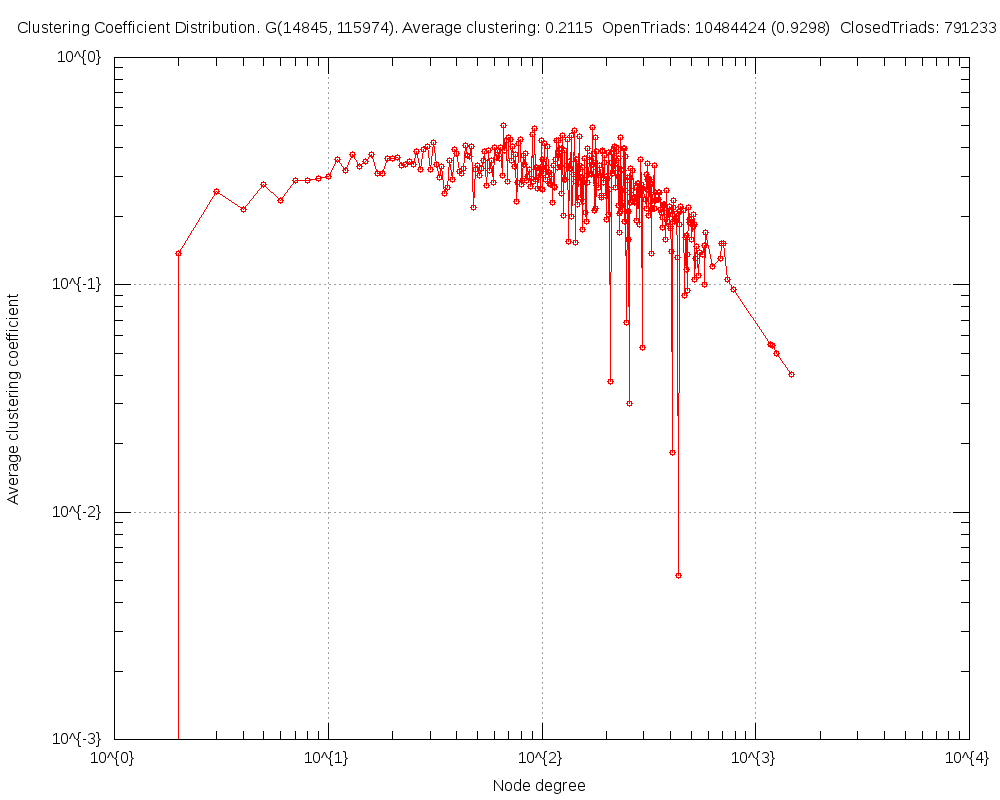

Here is the gnuplot script that generated this plot:
#
# Clustering Coefficient Distribution. G(14845, 115974). Average clustering: 0.2115  OpenTriads: 10484424 (0.9298)  ClosedTriads: 791233 (0.0702) (Sun Apr 27 20:51:39 2014)
#

set title "Clustering Coefficient Distribution. G(14845, 115974). Average clustering: 0.2115  OpenTriads: 10484424 (0.9298)  ClosedTriads: 791233 (0.0702)"
set key bottom right
set logscale xy 10
set format x "10^{%L}"
set mxtics 10
set format y "10^{%L}"
set mytics 10
set grid
set xlabel "Node degree"
set ylabel "Average clustering coefficient"
set tics scale 2
set terminal png size 1000,800
set output 'ccf.TwitterRW1.25.png'
plot 	"ccf.TwitterRW1.25.tab" using 1:2 title "" with linespoints pt 6
